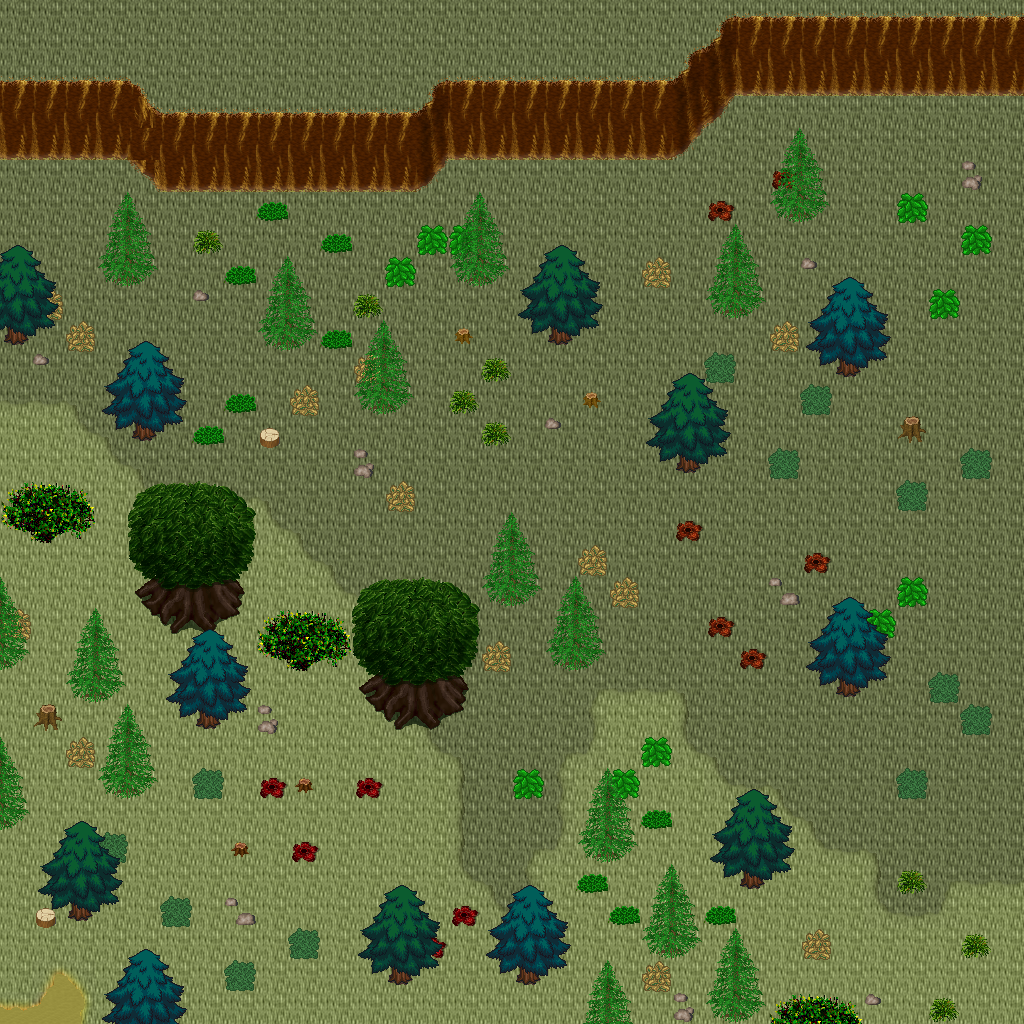

This game map was drawn from its Tiled (.tmx) file and the tilesets committed beside it. A one-line description and the trimmed map source follow:
An orthogonal 32x32 tile map with 32x32 px tiles, 5 tile layers (Ground, Objects, Objects2, Above, ...), 1 hidden layer not drawn, 20 tilesets.

<map version="1.10" tiledversion="1.11.0" orientation="orthogonal" renderorder="right-down" width="32" height="32" tilewidth="32" tileheight="32" infinite="0" nextlayerid="11" nextobjectid="1">
 <tileset firstgid="1" name="ground_ground" tilewidth="32" tileheight="32" tilecount="33" columns="3">
  <image source="../drawable/ground_ground.png" width="96" height="352" />
 </tileset>
 <tileset firstgid="34" name="ground_ridge_earth_dark" tilewidth="32" tileheight="32" tilecount="96" columns="12">
  <image source="../drawable/ground_ridge_earth_dark.png" width="384" height="256" />
 </tileset>
 <tileset firstgid="130" name="ground_earth_edges" tilewidth="32" tileheight="32" tilecount="18" columns="6">
  <image source="../drawable/ground_earth_edges.png" width="192" height="96" />
 </tileset>
 <tileset firstgid="148" name="ground_rock_pebbles" tilewidth="32" tileheight="32" tilecount="3" columns="1">
  <image source="../drawable/ground_rock_pebbles.png" width="32" height="96" />
 </tileset>
 <tileset firstgid="151" name="item_statue_grey_stone" tilewidth="32" tileheight="32" tilecount="4" columns="2">
  <image source="../drawable/item_statue_grey_stone.png" width="64" height="64" />
 </tileset>
 <tileset firstgid="155" name="ground_square_patch" tilewidth="32" tileheight="32" tilecount="9" columns="3">
  <image source="../drawable/ground_square_patch.png" width="96" height="96" />
 </tileset>
 <tileset firstgid="164" name="ground_eye" tilewidth="32" tileheight="32" tilecount="9" columns="3">
  <image source="../drawable/ground_eye.png" width="96" height="96" />
 </tileset>
 <tileset firstgid="173" name="item_corpse_huge_animal" tilewidth="32" tileheight="32" tilecount="16" columns="2">
  <image source="../drawable/item_corpse_huge_animal.png" width="64" height="256" />
 </tileset>
 <tileset firstgid="189" name="logic_creature_orc" tilewidth="32" tileheight="32" tilecount="6" columns="6">
  <image source="../drawable/logic_creature_orc.png" width="192" height="32" />
 </tileset>
 <tileset firstgid="195" name="logic_collision" tilewidth="32" tileheight="32" tilecount="1" columns="1">
  <image source="../drawable/logic_collision.png" width="32" height="32" />
 </tileset>
 <tileset firstgid="196" name="plant_tree_spruce" tilewidth="32" tileheight="32" tilecount="6" columns="2">
  <image source="../drawable/plant_tree_spruce.png" width="64" height="96" />
 </tileset>
 <tileset firstgid="202" name="plant_tree_evergreen" tilewidth="32" tileheight="32" tilecount="36" columns="3">
  <image source="../drawable/plant_tree_evergreen.png" width="96" height="384" />
 </tileset>
 <tileset firstgid="238" name="plant_bush_bushes" tilewidth="32" tileheight="32" tilecount="10" columns="5">
  <image source="../drawable/plant_bush_bushes.png" width="160" height="64" />
 </tileset>
 <tileset firstgid="248" name="plant_bush_bush_mult_colored" tilewidth="32" tileheight="32" tilecount="6" columns="3">
  <image source="../drawable/plant_bush_bush_mult_colored.png" width="96" height="64" />
 </tileset>
 <tileset firstgid="254" name="plant_stump_small_stump" tilewidth="32" tileheight="32" tilecount="4" columns="2">
  <image source="../drawable/plant_stump_small_stump.png" width="64" height="64" />
 </tileset>
 <tileset firstgid="258" name="plant_bush_large_green" tilewidth="32" tileheight="32" tilecount="9" columns="3">
  <image source="../drawable/plant_bush_large_green.png" width="96" height="96" />
 </tileset>
 <tileset firstgid="267" name="plant_tree_tree_darkgreen" tilewidth="32" tileheight="32" tilecount="88" columns="8">
  <image source="../drawable/plant_tree_tree_darkgreen.png" width="256" height="352" />
 </tileset>
 <tileset firstgid="355" name="ground_dry_grass" tilewidth="32" tileheight="32" tilecount="54" columns="9">
  <image source="../drawable/ground_dry_grass.png" width="288" height="192" />
 </tileset>
 <tileset firstgid="409" name="logic_creature_animal" tilewidth="32" tileheight="32" tilecount="32" columns="8">
  <image source="../drawable/logic_creature_animal.png" width="256" height="128" />
 </tileset>
 <tileset firstgid="441" name="logic_creature_mutant" tilewidth="32" tileheight="32" tilecount="7" columns="7">
  <image source="../drawable/logic_creature_mutant.png" width="224" height="32" />
 </tileset>
 <layer id="1" name="Ground" width="32" height="32">
  <data>[1024 cells, 1024 non-empty, 3 distinct tile ids]</data>
 </layer>
 <layer id="2" name="Objects" width="32" height="32">
  <data>[1024 cells, 205 non-empty, 39 distinct tile ids]</data>
 </layer>
 <layer id="3" name="Objects2" width="32" height="32">
  <data>[1024 cells, 106 non-empty, 17 distinct tile ids]</data>
 </layer>
 <layer id="4" name="Above" width="32" height="32">
  <data>[1024 cells, 206 non-empty, 40 distinct tile ids]</data>
 </layer>
 <layer id="5" name="Above2" width="32" height="32">
  <data>[1024 cells, 0 non-empty, 0 distinct tile ids]</data>
 </layer>
 <layer id="6" name="Walkable" width="32" height="32" visible="0">
  <data>[1024 cells, 256 non-empty, 1 distinct tile ids]</data>
 </layer>
 <objectgroup id="7" name="Mapevents" />
 <objectgroup id="8" name="Spawn" />
 <objectgroup id="9" name="Keys" />
 <objectgroup id="10" name="Replace" />
</map>
